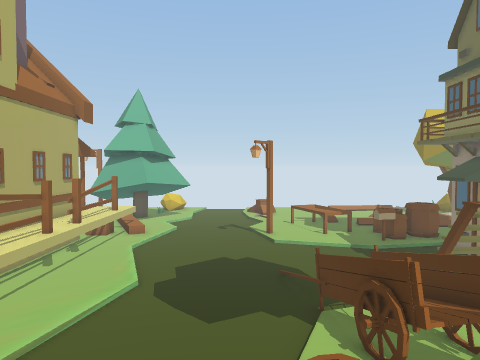
[1] (above)

21 first-person views from a walk through a Unity game level. The camera is 1.5 m above the floor, tilts 2° down and sees 70° across. The floor is counted in squares, 1.8 m on a side. Each view is taken from the middle of a square. On the plan, view 1 faces up. The plan holds only what a view shows up to about 12 squares ahead; the rest is blank. The place goes on beyond the plan. The player is left out. Some animated figures are not drawn.

[2]
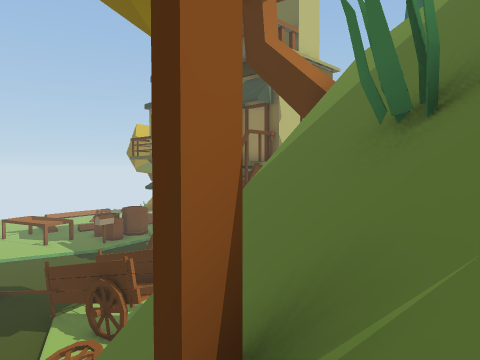

[3]
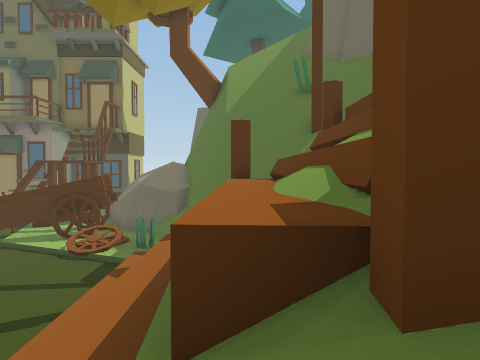

[4]
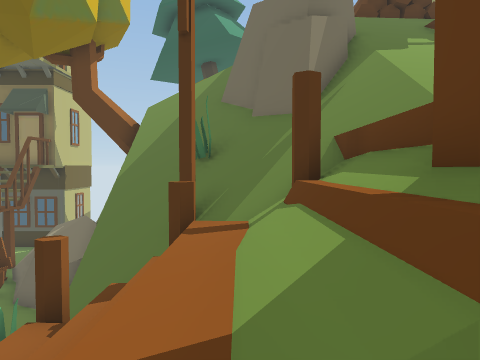

[5]
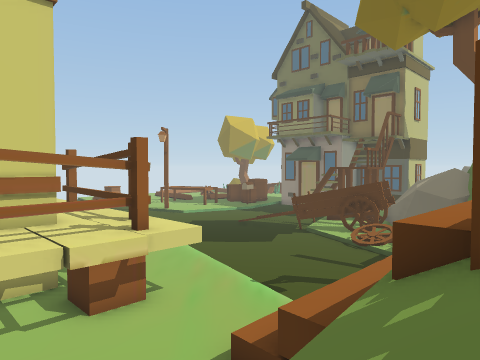

[6]
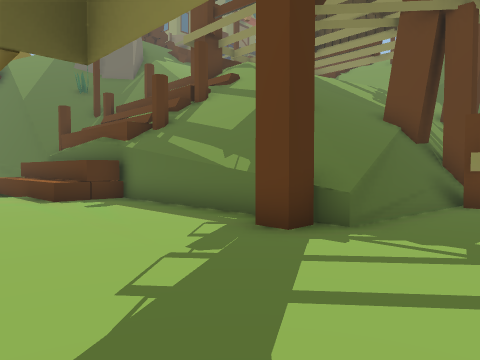

[7]
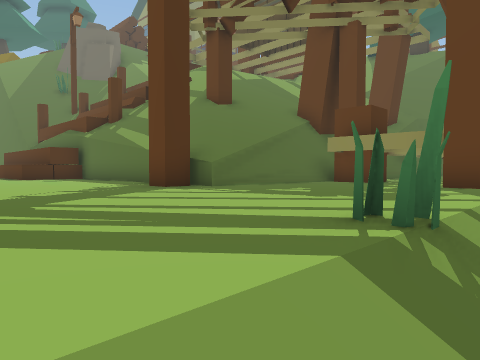

[8]
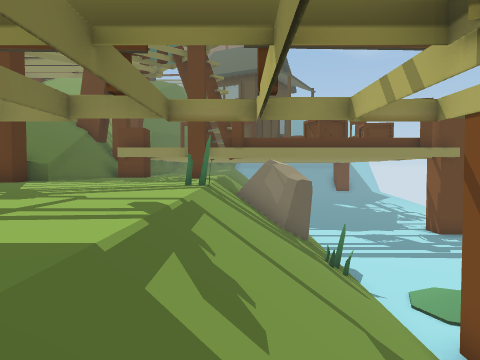

[9]
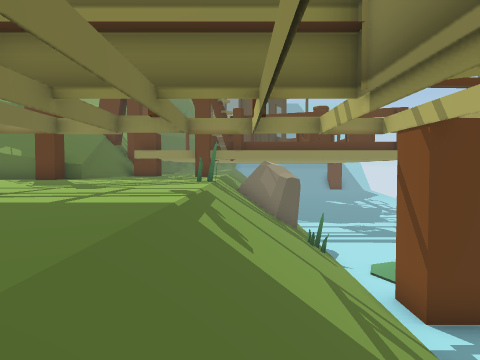

[10]
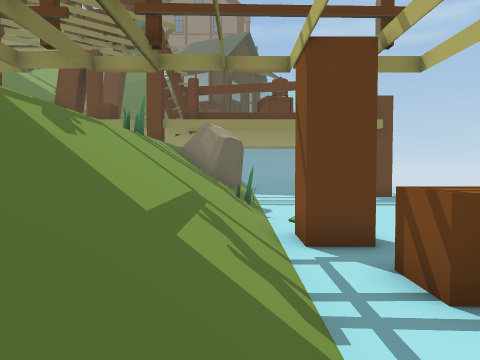

[11]
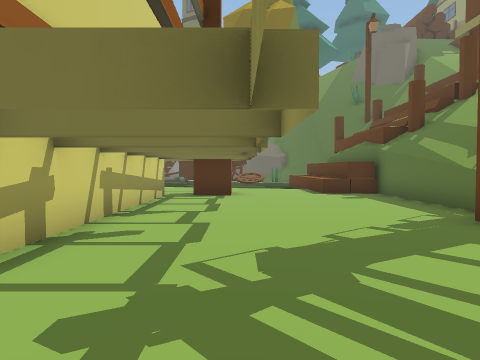

[12]
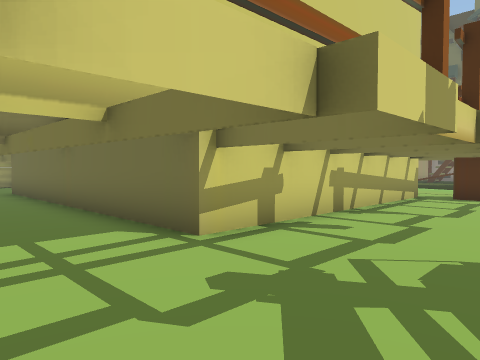

[13]
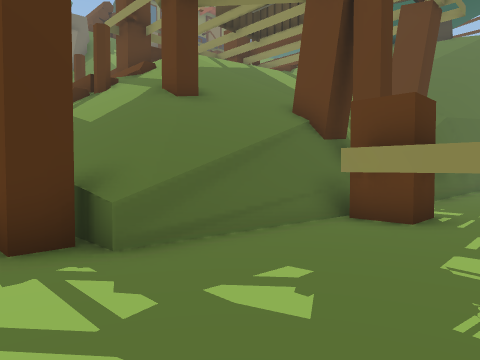

[14]
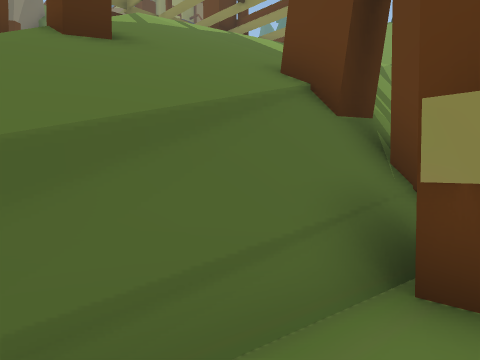

[15]
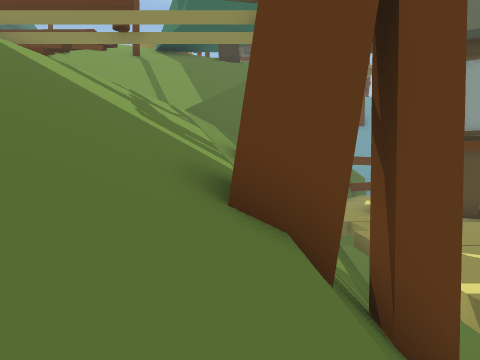

[16]
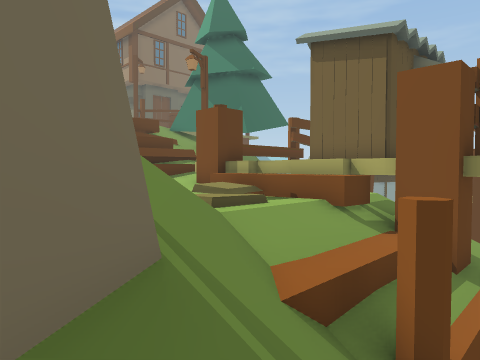

[17]
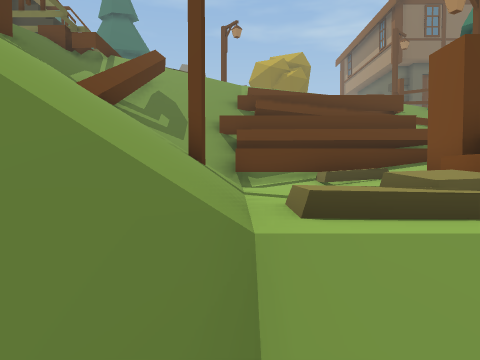

[18]
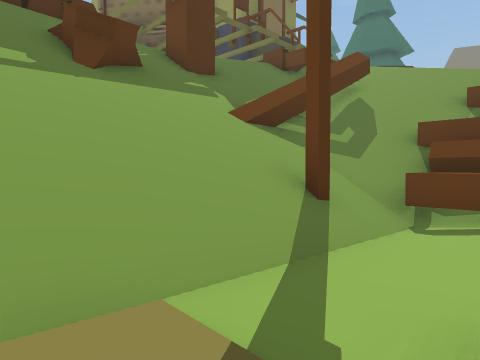

[19]
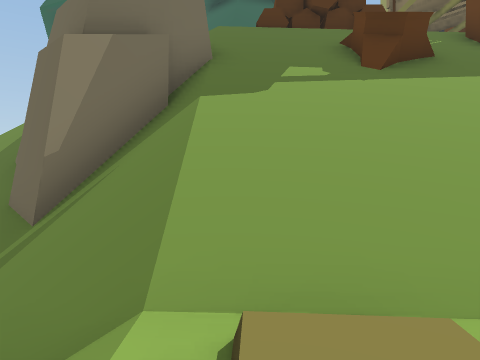

[20]
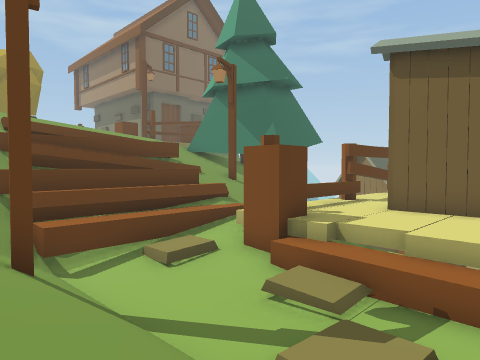

[21]
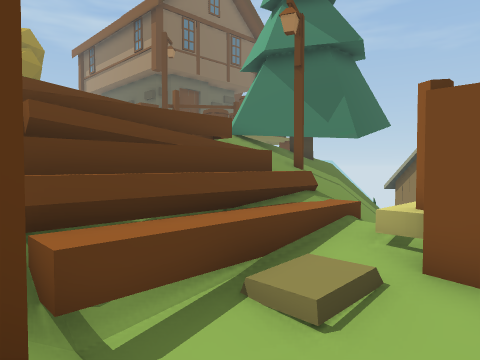

### Floor plan
Key: @ floor where view 1 was taken; # wall or solid block; x gap in a wall; . main floor; - floor 0.75 m lower than the main floor; : floor 6.25 m higher than the main floor; + floor 8.75 m higher than the main floor; * floor 9.5 m higher than the main floor; % floor 10.25 m higher than the main floor; & floor 11.25 m higher than the main floor; $ floor 17.5 m higher than the main floor; / step, stairs or slope; = window, fence, low wall or low ledge; ~ liquid the walk can cross; ≈ liquid the walk keeps out of; ^ raised ledge; v drop or lower ground; H house.
Columns run from 24 left of view 1 to 8 right of it. Each row starts with its distance up from view 1.
 13   / / ..#
 12   ///...#       .....------    HH
 11 ≈~///...#       .....-----=-
 10 ≈~///...#       ..../-----#-
  9 #~///...########..../-----/^
  8 ≈~///.............../-----/#^#
  7 ≈#///...........#...-----/.###
  6 ≈~///............../-----#=###
  5 ^~///............../-----==.##
  4 ^~#//=.............-----/#..
  3 ≈~///=..........^^^^^^^^  .##
  2 ≈~/#/.....#.....#^^^^^^   ## vv
  1 ≈~##/.....//////=v///v#////////
  0 ≈~/ /.....//////////////@//////
 -1 ≈~  /....////////#///=xx//#///
 -2      ####////#////////://///#
 -3        ##/////////////#///###
 -4        ###x#///////#+/////##
 -5         #////////+*#^//////##//
 -6         ##///////*^^^**////////
 -7          #///////^^^^//////////#
 -8         .# /////+=^^^/*////////#
 -9         ##//////+^^^^**/////#//#
-10         ## /////*^^#***/#//////^
-11          # /////*^^^*%*///=////
-12            //////////**///v//#$
-13            ////////&/#=///#///
-14              /////=##v////#///
-15              //#//==###///# //^
-16                //=#   = //#// ^^

Where each view was taken, in squares from view 1:
view 1: 0 up, 0 right, facing up
view 2: 2 down, 1 left, facing up-right
view 3: 1 up, 9 left, facing right
view 4: 2 down, 7 left, facing right
view 5: 0 up, 11 left, facing up-right
view 6: 6 up, 17 left, facing down-right
view 7: 6 up, 20 left, facing down-right
view 8: 11 up, 20 left, facing down
view 9: 13 up, 20 left, facing down
view 10: 13 up, 22 left, facing down
view 11: 6 up, 19 left, facing right
view 12: 5 up, 19 left, facing up-right
view 13: 3 up, 18 left, facing down-right
view 14: 0 up, 16 left, facing down-right
view 15: 1 down, 13 left, facing down
view 16: 2 down, 2 right, facing down-left
view 17: 4 down, 1 left, facing down
view 18: 6 down, 3 left, facing down-right
view 19: 6 down, 3 left, facing right
view 20: 5 down, 1 right, facing down-left
view 21: 9 down, 0 right, facing down-left
